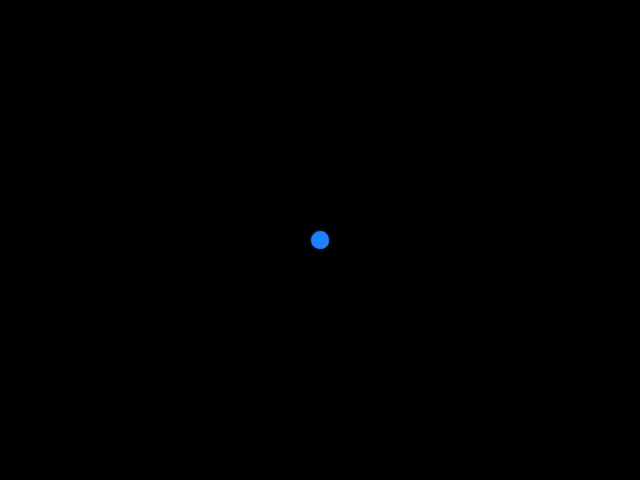
Frame 1 (no input)
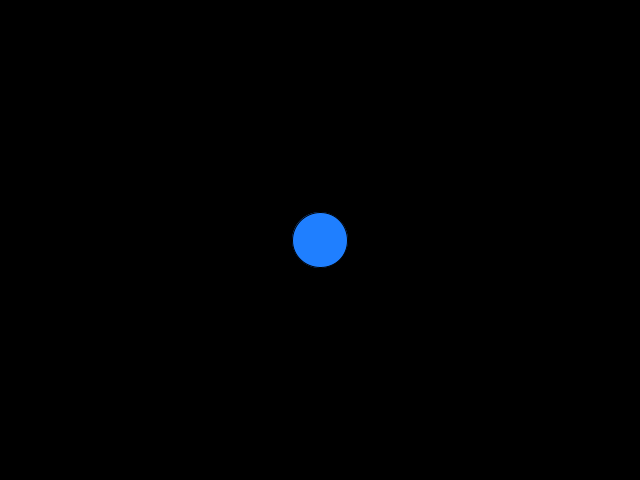
Frame 60 (the mouse pressed at the canvas centre just before this capture)
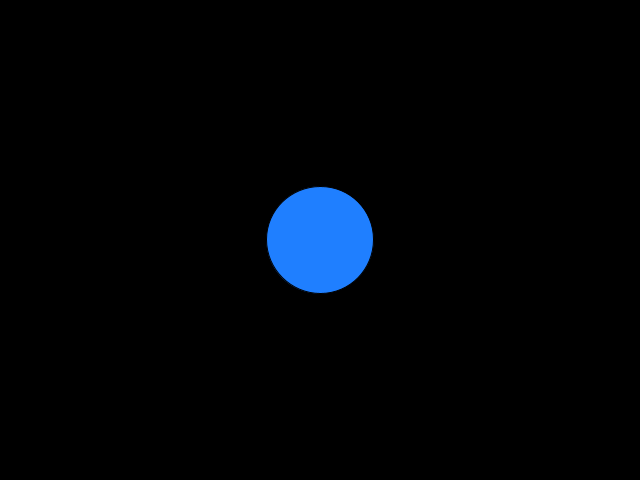
Frame 120 (the mouse held since frame 60 and released just before this capture)

The Processing sketch that drew these frames (run headless with seeded random() and noise(); from frame 60 on, the mouse is pressed at the canvas centre):

// Processing sketch: processing_117891
// ── processing_117891.pde

void setup(){
size(640,480);
frameRate(30);
}
void draw(){
 background(0);
 fill(31,127,255);
 float radius= 200 * sin(frameCount / 10.0);
 ellipse(width/2,height/2,radius,radius);
}
